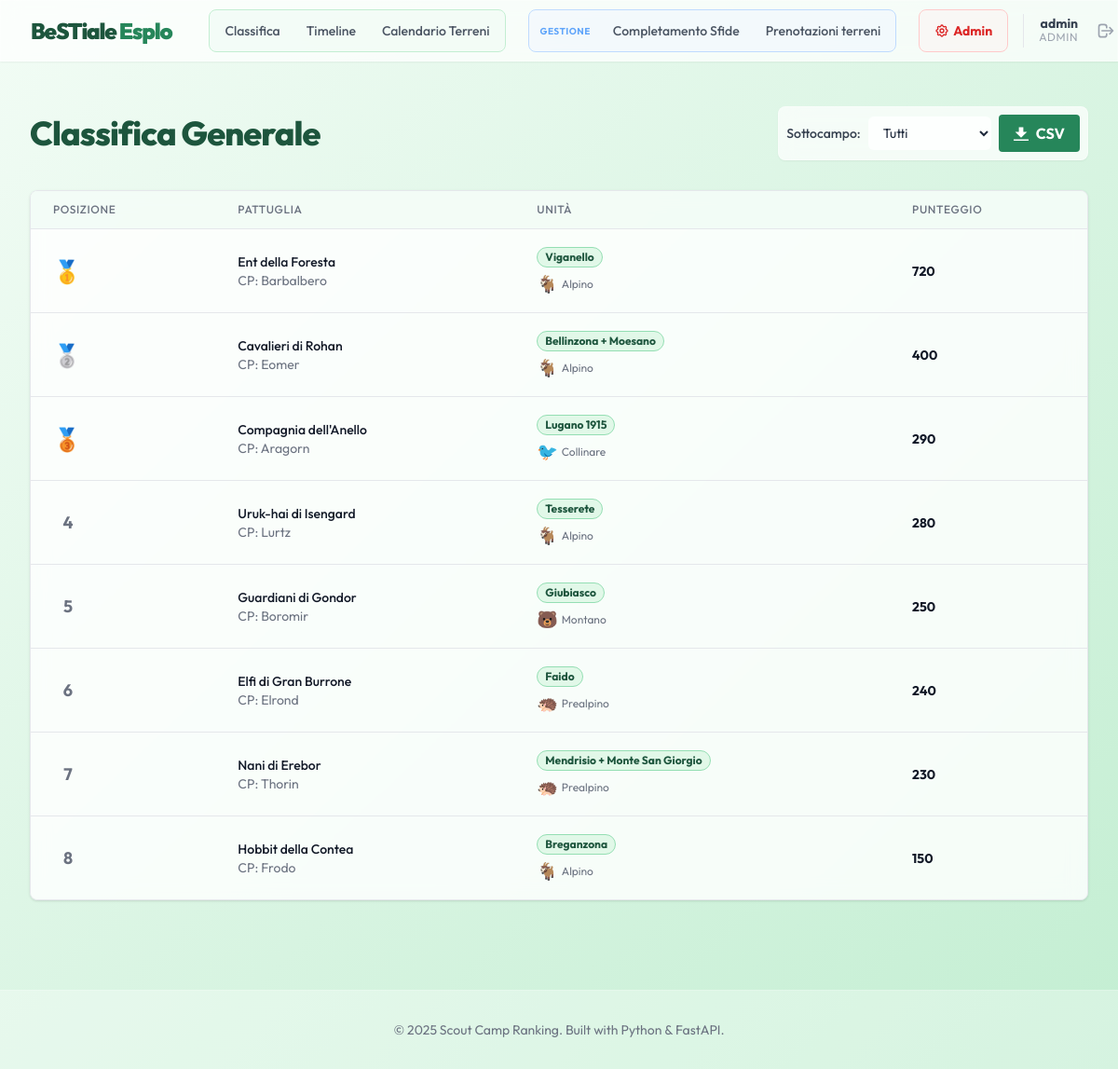
The page / (signed in) on the database its author committed.
### app/models.py (models this page shows)
class User(Base):
    __tablename__ = "users"
    id: Mapped[int] = mapped_column(primary_key=True, index=True)
    username: Mapped[str] = mapped_column(unique=True, index=True)
    password_hash: Mapped[str] = mapped_column()
    role: Mapped[str] = mapped_column()  # 'unit', 'tech', 'admin'
    unita_id: Mapped[int | None] = mapped_column(ForeignKey("unita.id"), nullable=True)
    unita: Mapped[Optional["Unita"]] = relationship()

class Pattuglia(Base):
    __tablename__ = "pattuglie"
    id: Mapped[int] = mapped_column(primary_key=True, index=True)
    name: Mapped[str] = mapped_column(unique=True, index=True)
    capo_pattuglia: Mapped[str] = mapped_column()
    unita_id: Mapped[int] = mapped_column(ForeignKey("unita.id"))
    current_score: Mapped[int] = mapped_column(default=0)
    unita: Mapped["Unita"] = relationship(back_populates="pattuglie")
    completions: Mapped[list["Completion"]] = relationship(back_populates="pattuglia")

class Unita(Base):
    __tablename__ = "unita"
    id: Mapped[int] = mapped_column(primary_key=True, index=True)
    name: Mapped[str] = mapped_column(unique=True, index=True)
    sottocampo: Mapped[str] = mapped_column()
    pattuglie: Mapped[list["Pattuglia"]] = relationship(back_populates="unita")

### app/routers/public.py (the view)
@router.get("/", response_class=HTMLResponse)
async def ranking_page(
    request: Request,
    sottocampo_filter: str | None = None,
    db: Session = Depends(get_db),
    user: User = Depends(get_authenticated_user),
):
    query = db.query(Pattuglia).join(Unita).options(joinedload(Pattuglia.unita))
    if sottocampo_filter and sottocampo_filter.strip():
        query = query.filter(Unita.sottocampo == sottocampo_filter)
    else:
        sottocampo_filter = None
    pattuglie = query.order_by(Pattuglia.current_score.desc()).all()
    for index, p in enumerate(pattuglie):
        p.rank = index + 1
    all_unita = db.query(Unita).order_by(Unita.name).all()
    sottocampi = sorted(list(set(u.sottocampo for u in all_unita)))
    return templates.TemplateResponse(
        "ranking.html",
        {
            "request": request,
            "pattuglie": pattuglie,
            "unita": all_unita,
            "sottocampi": sottocampi,
            "current_sottocampo_filter": sottocampo_filter,
            "user": user,
        },
    )

### app/templates/ranking.html (shortened to what this page needs)
{% extends "base.html" %}
{% block content %}
<div class="px-4 py-6 sm:px-0">
    <div class="flex flex-col md:flex-row justify-between items-center mb-8">
        <h1 class="text-4xl font-extrabold text-scout-800 tracking-tight mb-4 md:mb-0">
            Classifica Generale
        </h1>
        <div class="flex flex-col md:flex-row items-center space-y-4 md:space-y-0 md:space-x-4">
            <form action="/" method="get" class="flex items-center space-x-2 glass p-2 rounded-lg shadow-sm">
                <div class="flex items-center space-x-2">
                    <label for="sottocampo_filter" class="text-sm font-medium text-gray-700">Sottocampo:</label>
                    <select name="sottocampo_filter" id="sottocampo_filter" onchange="this.form.submit()"
                        class="block w-full pl-3 pr-10 py-2 text-base border-gray-300 focus:outline-none focus:ring-scout-500 focus:border-scout-500 sm:text-sm rounded-md bg-white/80">
                        <option value="">Tutti</option>
                    </select>
                </div>
                {% if user.role in ['tech', 'admin'] %}
                <a href="/export/ranking"
                    class="bg-scout-600 hover:bg-scout-700 text-white font-bold py-2 px-4 rounded inline-flex items-center transition-colors duration-150 ml-2">
                    <svg class="fill-current w-4 h-4 mr-2" xmlns="http://www.w3.org/2000/svg" viewBox="0 0 20 20">
                        <path d="M13 8V2H7v6H2l8 8 8-8h-5zM0 18h20v2H0v-2z" />
                    </svg>
                    <span>CSV</span>
                </a>
                {% endif %}
            </form>
        </div>
    </div>
    <div class="shadow overflow-hidden border-b border-gray-200 sm:rounded-lg glass">
        <table class="min-w-full divide-y divide-gray-200">
            <thead class="bg-scout-50/80">
                <tr>
                    <th scope="col"
                        class="px-6 py-3 text-left text-xs font-medium text-gray-500 uppercase tracking-wider">
                        Posizione
                    </th>
                    <th scope="col"
                        class="px-6 py-3 text-left text-xs font-medium text-gray-500 uppercase tracking-wider">
                        Pattuglia
                    </th>
                    <th scope="col"
                        class="px-6 py-3 text-left text-xs font-medium text-gray-500 uppercase tracking-wider">
                        Unità
                    </th>
                    <th scope="col"
                        class="px-6 py-3 text-left text-xs font-medium text-gray-500 uppercase tracking-wider">
                        Punteggio
                    </th>
                </tr>
            </thead>
            <tbody class="bg-white/40 divide-y divide-gray-200">
                {% for p in pattuglie %}
                <tr class="hover:bg-white/60 transition-colors duration-150">
                    <td class="px-6 py-4 whitespace-nowrap">
                        <div class="flex items-center">
                            {% if p.rank == 1 %}
                            <span class="text-2xl mr-2">🥇</span>
                            {% elif p.rank == 2 %}
                            <span class="text-2xl mr-2">🥈</span>
                            {% elif p.rank == 3 %}
                            <span class="text-2xl mr-2">🥉</span>
                            {% else %}
                            <span class="text-lg font-bold text-gray-500 w-8 text-center">{{ p.rank }}</span>
                            {% endif %}
                        </div>
                    </td>
                    <td class="px-6 py-4 whitespace-nowrap">
                        <div class="text-sm font-medium text-gray-900">{{ p.name }}</div>
                        <div class="text-sm text-gray-500">CP: {{ p.capo_pattuglia }}</div>
                    </td>
                    <td class="px-6 py-4 whitespace-nowrap">
                        <span
                            class="px-2 inline-flex text-xs leading-5 font-bold rounded-full bg-scout-100 text-scout-800 border border-scout-300">
                            {{ p.unita.name }}
                        </span>
                        <div class="text-xs text-gray-500 mt-1 flex items-center">
                            {% if p.unita.sottocampo == 'Alpino' %}
                            <span class="text-lg mr-1">🐐</span>
                            {% elif p.unita.sottocampo == 'Prealpino' %}
                            <span class="text-lg mr-1">🦔</span>
                            {% elif p.unita.sottocampo == 'Montano' %}
                            <span class="text-lg mr-1">🐻</span>
                            {% elif p.unita.sottocampo == 'Collinare' %}
                            <span class="text-lg mr-1">🐦</span>
                            {% endif %}
                            {{ p.unita.sottocampo }}
                        </div>
                    </td>
                    <td class="px-6 py-4 whitespace-nowrap text-sm text-gray-900 font-bold text-lg">
                        {{ p.current_score }}
                    </td>
                </tr>
                {% endfor %}
            </tbody>
        </table>
    </div>
</div>
{% endblock %}

### app/templates/base.html (shortened to what this page needs)
<!DOCTYPE html>
<html lang="it">
<head>
    <script src="https://cdn.tailwindcss.com"></script>
</head>
<body class="bg-gradient-to-br from-scout-50 to-scout-200 min-h-screen text-slate-800">
    <nav class="glass sticky top-0 z-50 shadow-sm">
        <div class="max-w-7xl mx-auto px-4 sm:px-6 lg:px-8">
            <div class="flex justify-between h-16">
                <div class="flex-shrink-0 flex items-center">
                    <span class="font-black text-2xl tracking-tighter text-scout-800">
                        BeSTiale <span class="text-scout-600">Esplo</span>
                    </span>
                    <div class="hidden sm:flex sm:items-center sm:space-x-6 ml-10">
                        <div class="flex space-x-1 bg-scout-50/80 rounded-lg p-1 border border-scout-200 items-center">
                            <a href="/"
                                class="px-3 py-2 rounded-md text-sm font-medium text-gray-600 hover:text-scout-700 hover:bg-white/60 transition-colors">
                                Classifica
                            </a>
                            <a href="/timeline"
                                class="px-3 py-2 rounded-md text-sm font-medium text-gray-600 hover:text-scout-700 hover:bg-white/60 transition-colors">
                                Timeline
                            </a>
                            <a href="/prenotazioni"
                                class="px-3 py-2 rounded-md text-sm font-medium text-gray-600 hover:text-scout-700 hover:bg-white/60 transition-colors">
                                Calendario Terreni
                            </a>
                        </div>
                        {% if user and user.role in ['tech', 'admin'] %}
                        <div class="flex space-x-1 bg-blue-50/50 rounded-lg p-1 border border-blue-200 items-center">
                            <span
                                class="px-2 text-[10px] font-bold text-blue-400 uppercase tracking-wider hidden lg:block">Gestione</span>
                            <a href="/input"
                                class="px-3 py-2 rounded-md text-sm font-medium text-gray-600 hover:text-blue-700 hover:bg-white/60 transition-colors">
                                Completamento Sfide
                            </a>
                            <a href="/gestione-terreni"
                                class="px-3 py-2 rounded-md text-sm font-medium text-gray-600 hover:text-blue-700 hover:bg-white/60 transition-colors">
                                Prenotazioni terreni
                            </a>
                        </div>
                        {% endif %}
                    </div>
                    <div class="flex items-center space-x-4 ml-6">
                        {% if user and user.role == 'admin' %}
                        <div class="flex space-x-1 bg-red-50/50 rounded-lg p-1 border border-red-200">
                            <a href="/admin"
                                class="flex items-center px-3 py-2 rounded-md text-sm font-bold text-red-600 hover:text-red-800 hover:bg-white/60 transition-colors">
                                Admin
                            </a>
                        </div>
                        {% endif %}
                        {% if user %}
                        <div class="flex items-center space-x-3 pl-4 border-l border-gray-200">
                            <div class="flex flex-col text-right hidden md:flex">
                                <span class="text-sm font-bold text-gray-700 leading-none">{{ user.username }}</span>
                                <span class="text-xs text-gray-400 uppercase tracking-wider">{{ user.role }}</span>
                            </div>
                            <a href="/logout"
                                class="p-2 text-gray-400 hover:text-red-600 rounded-full hover:bg-red-50 transition-colors"
                                title="Esci">
                                <svg xmlns="http://www.w3.org/2000/svg" class="h-5 w-5" fill="none" viewBox="0 0 24 24"
                                    stroke="currentColor">
                                    <path stroke-linecap="round" stroke-linejoin="round" stroke-width="2"
                                        d="M17 16l4-4m0 0l-4-4m4 4H7m6 4v1a3 3 0 01-3 3H6a3 3 0 01-3-3V7a3 3 0 013-3h4a3 3 0 013 3v1" />
                                </svg>
                            </a>
                        </div>
                        {% endif %}
                    </div>
                </div>
            </div>
    </nav>
    <main class="max-w-7xl mx-auto py-6 sm:px-6 lg:px-8">
        {% block content %}{% endblock %}
    </main>
    <footer class="bg-white/30 border-t border-white/20 mt-12 py-8">
        <div class="max-w-7xl mx-auto px-4 text-center text-gray-500 text-sm">
            &copy; 2025 Scout Camp Ranking. Built with Python & FastAPI.
        </div>
    </footer>
</body>
</html>

### app/templates/base.html (style rules this page uses)
body { font-family: 'Outfit', sans-serif; }
.glass { background: rgba(255, 255, 255, 0.7); backdrop-filter: blur(10px); -webkit-backdrop-filter: blur(10px); border: 1px solid rgba(255, 255, 255, 0.3); }

### rows shown on the page
User: username "admin", role "ADMIN"
Pattuglia: name "Ent della Foresta", capo_pattuglia "Barbalbero", unita.name "Viganello", unita.sottocampo "Alpino", current_score "720"
Pattuglia: name "Cavalieri di Rohan", capo_pattuglia "Eomer", unita.name "Bellinzona + Moesano", unita.sottocampo "Alpino", current_score "400"
Pattuglia: name "Compagnia dell'Anello", capo_pattuglia "Aragorn", unita.name "Lugano 1915", unita.sottocampo "Collinare", current_score "290"
Pattuglia: rank "4", name "Uruk-hai di Isengard", capo_pattuglia "Lurtz", unita.name "Tesserete", unita.sottocampo "Alpino", current_score "280"
Pattuglia: rank "5", name "Guardiani di Gondor", capo_pattuglia "Boromir", unita.name "Giubiasco", unita.sottocampo "Montano", current_score "250"
Pattuglia: rank "6", name "Elfi di Gran Burrone", capo_pattuglia "Elrond", unita.name "Faido", unita.sottocampo "Prealpino", current_score "240"
Pattuglia: rank "7", name "Nani di Erebor", capo_pattuglia "Thorin", unita.name "Mendrisio + Monte San Giorgio", unita.sottocampo "Prealpino", current_score "230"
Pattuglia: rank "8", name "Hobbit della Contea", capo_pattuglia "Frodo", unita.name "Breganzona", unita.sottocampo "Alpino", current_score "150"
